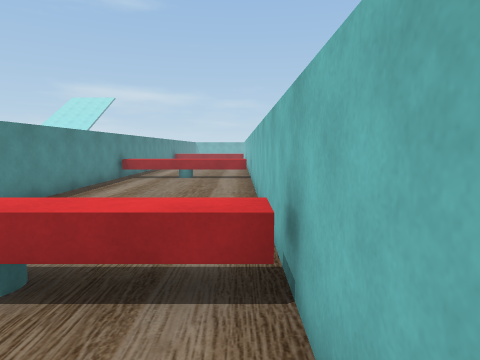
View 1 (above)

17 first-person views from a walk through a scene from a Unity 3-D project. The camera is 1.4 m above the floor, tilts 6° down and sees 75° across. The floor is counted in squares, 1 m on a side. Each view is taken from the middle of a square. On the plan, view 1 faces up. The plan holds only what a view shows up to about 14 squares ahead; the rest is blank. The place goes on beyond the plan. The player is left out.

View 2
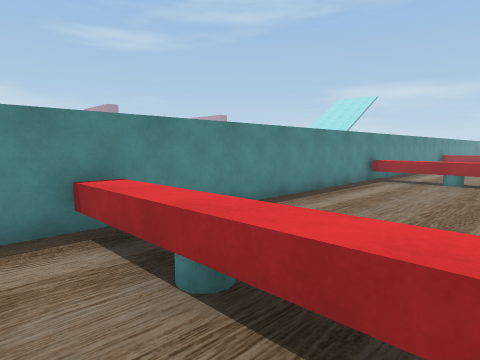

View 3
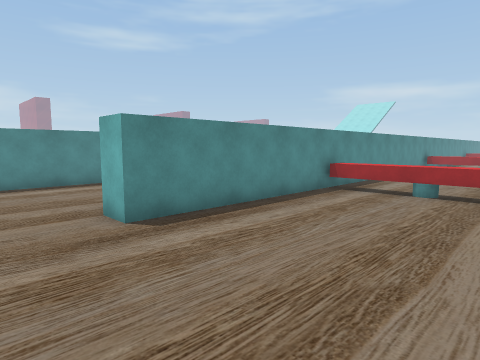

View 4
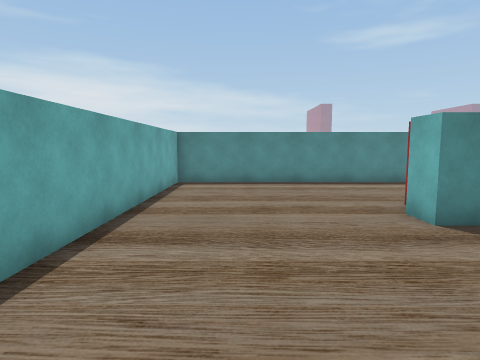

View 5
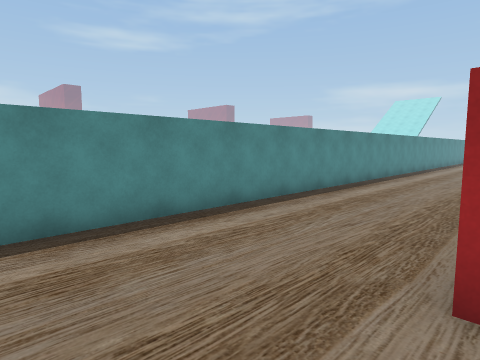

View 6
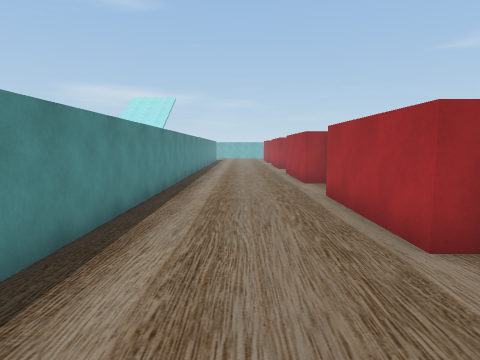

View 7
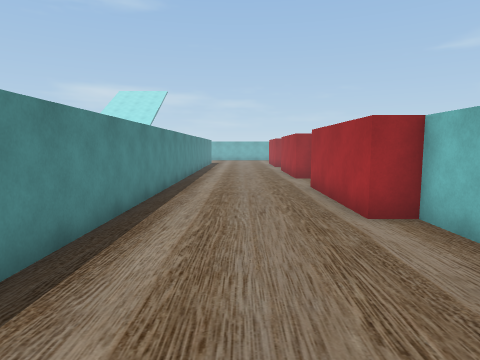

View 8
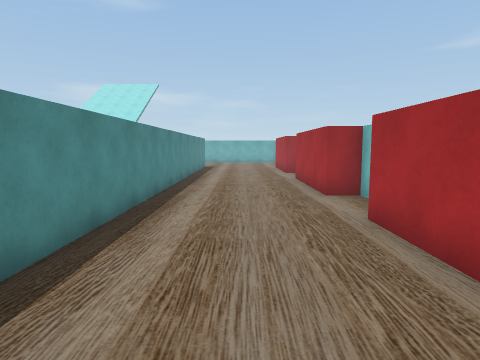

View 9
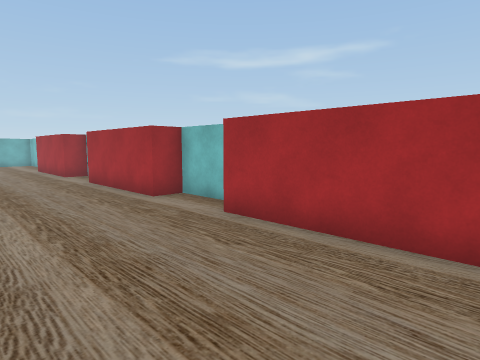

View 10
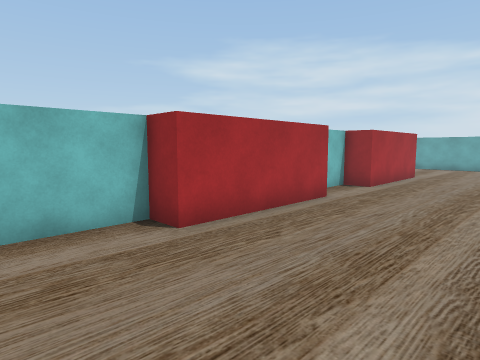

View 11
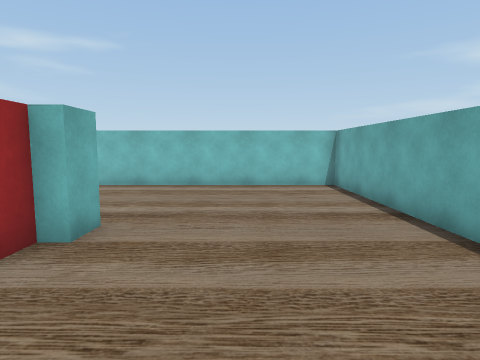

View 12
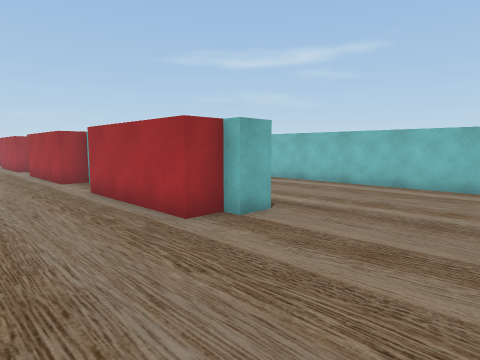

View 13
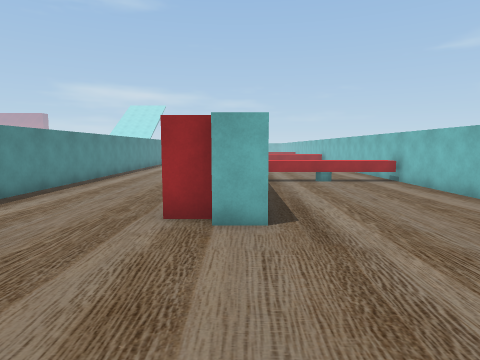

View 14
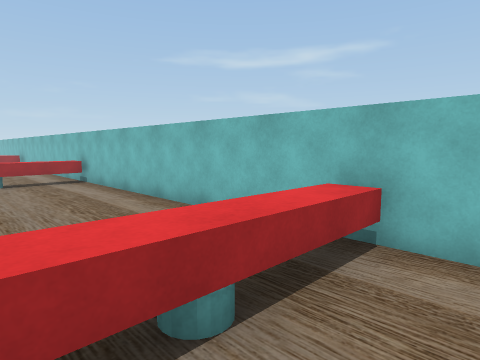

View 15
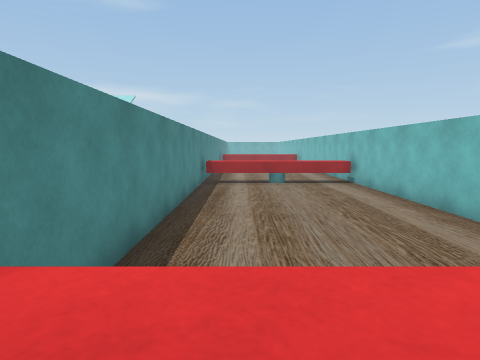

View 16
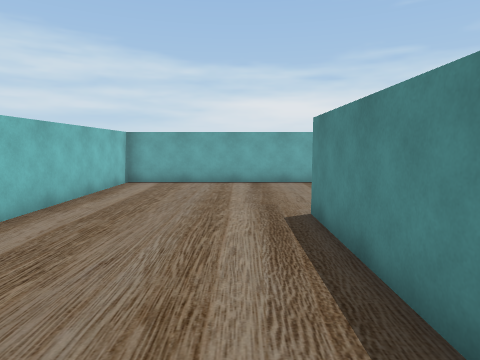

View 17
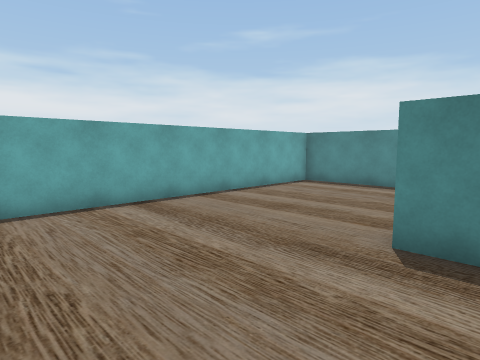

### Floor plan
Key: @ floor where view 1 was taken; # wall or solid block; . floor; ^ raised ledge.
Columns run from 13 left of view 1 to 1 right of it. Each row starts with its distance up from view 1.
 23 #.....#
 22 #.....#
 21 #.....#
 20 #.....##
 19 #......#
 18 #......#
 17 #.....##   ..
 16 #.....##......#
 15 #.....##^^^^^^#
 14 #.....##^^^^^^#
 13 #.....##......#
 12 #.....##......#
 11 #......#......#
 10 #......#......#
  9 #.....##......#
  8 #.....##......#
  7 #.....##......#
  6 #.....##..... #
  5 #.....##....  #
  4 #.....##......#
  3 #......#^^^^^^#
  2 #......#......#
  1 #.....##......#
  0 #.....##.....@#
 -1 #.....##......#
 -2 #.....##......#
 -3 #.....##......#
 -4 #.....##......#
 -5 #.............#
 -6 #.............#
 -7 #.............#
 -8 #.............#
 -9 #.............#
-10 #.............#
-11 ###############

Where each view was taken, in squares from view 1:
view 1: 0 up, 0 right, facing up
view 2: 1 up, 0 right, facing up-left
view 3: 7 down, 0 right, facing up-left
view 4: 8 down, 0 right, facing left
view 5: 7 down, 7 left, facing up-left
view 6: 0 up, 10 left, facing up
view 7: 6 up, 10 left, facing up
view 8: 11 up, 10 left, facing up
view 9: 12 up, 12 left, facing up-right
view 10: 12 up, 12 left, facing down-right
view 11: 7 down, 11 left, facing right
view 12: 9 down, 11 left, facing up-right
view 13: 10 down, 6 left, facing up
view 14: 1 up, 4 left, facing up-right
view 15: 2 up, 4 left, facing up
view 16: 2 up, 4 left, facing down
view 17: 3 down, 1 left, facing down-left
